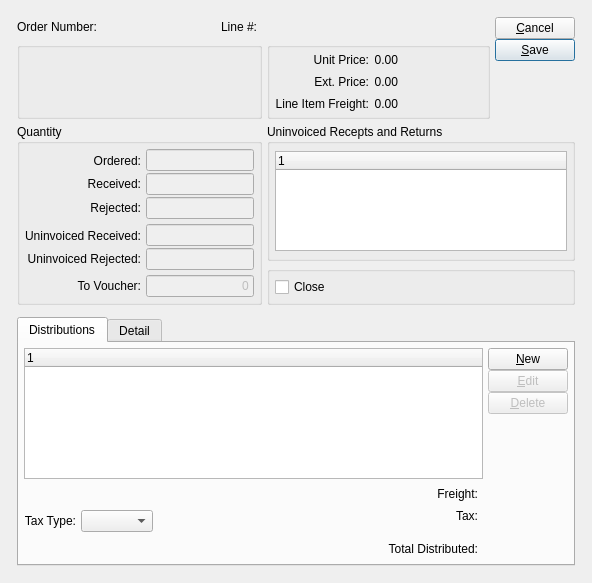
<?xml version="1.0" encoding="UTF-8"?>
<ui version="4.0">
 <comment>This file is part of the xTuple ERP: PostBooks Edition, a free and
open source Enterprise Resource Planning software suite,
Copyright (c) 1999-2010 by OpenMFG LLC, d/b/a xTuple.
It is licensed to you under the Common Public Attribution License
version 1.0, the full text of which (including xTuple-specific Exhibits)
is available at www.xtuple.com/CPAL.  By using this software, you agree
to be bound by its terms.</comment>
 <class>voucherItem</class>
 <widget class="QDialog" name="voucherItem">
  <property name="geometry">
   <rect>
    <x>0</x>
    <y>0</y>
    <width>592</width>
    <height>583</height>
   </rect>
  </property>
  <property name="windowTitle">
   <string>Voucher Item</string>
  </property>
  <layout class="QGridLayout" name="gridLayout_12">
   <item row="0" column="0">
    <layout class="QGridLayout" name="gridLayout_11">
     <property name="margin">
      <number>12</number>
     </property>
     <property name="spacing">
      <number>12</number>
     </property>
     <item row="0" column="0">
      <layout class="QGridLayout" name="gridLayout_10">
       <item row="0" column="0" colspan="2">
        <layout class="QHBoxLayout" name="horizontalLayout">
         <item>
          <widget class="XLabel" name="_poNumberLit">
           <property name="text">
            <string>Order Number:</string>
           </property>
           <property name="alignment">
            <set>Qt::AlignRight|Qt::AlignTrailing|Qt::AlignVCenter</set>
           </property>
          </widget>
         </item>
         <item>
          <widget class="XLabel" name="_poNumber">
           <property name="sizePolicy">
            <sizepolicy hsizetype="Expanding" vsizetype="Preferred">
             <horstretch>0</horstretch>
             <verstretch>0</verstretch>
            </sizepolicy>
           </property>
           <property name="alignment">
            <set>Qt::AlignLeading|Qt::AlignLeft|Qt::AlignVCenter</set>
           </property>
          </widget>
         </item>
         <item>
          <widget class="XLabel" name="_lineNumberLit">
           <property name="text">
            <string>Line #:</string>
           </property>
           <property name="alignment">
            <set>Qt::AlignRight|Qt::AlignTrailing|Qt::AlignVCenter</set>
           </property>
          </widget>
         </item>
         <item>
          <widget class="XLabel" name="_lineNumber">
           <property name="sizePolicy">
            <sizepolicy hsizetype="Expanding" vsizetype="Preferred">
             <horstretch>0</horstretch>
             <verstretch>0</verstretch>
            </sizepolicy>
           </property>
           <property name="alignment">
            <set>Qt::AlignLeading|Qt::AlignLeft|Qt::AlignVCenter</set>
           </property>
          </widget>
         </item>
         <item>
          <spacer name="horizontalSpacer">
           <property name="orientation">
            <enum>Qt::Horizontal</enum>
           </property>
           <property name="sizeHint" stdset="0">
            <size>
             <width>40</width>
             <height>20</height>
            </size>
           </property>
          </spacer>
         </item>
        </layout>
       </item>
       <item row="0" column="2" rowspan="2">
        <layout class="QVBoxLayout">
         <property name="spacing">
          <number>0</number>
         </property>
         <item>
          <layout class="QVBoxLayout">
           <property name="spacing">
            <number>0</number>
           </property>
           <item>
            <widget class="QPushButton" name="_close">
             <property name="text">
              <string>&amp;Cancel</string>
             </property>
            </widget>
           </item>
           <item>
            <widget class="QPushButton" name="_save">
             <property name="text">
              <string>&amp;Save</string>
             </property>
             <property name="autoDefault">
              <bool>true</bool>
             </property>
             <property name="default">
              <bool>true</bool>
             </property>
            </widget>
           </item>
          </layout>
         </item>
         <item>
          <spacer>
           <property name="orientation">
            <enum>Qt::Vertical</enum>
           </property>
           <property name="sizeType">
            <enum>QSizePolicy::Expanding</enum>
           </property>
           <property name="sizeHint" stdset="0">
            <size>
             <width>20</width>
             <height>0</height>
            </size>
           </property>
          </spacer>
         </item>
        </layout>
       </item>
       <item row="1" column="0">
        <widget class="QGroupBox" name="_itemGroup">
         <property name="title">
          <string/>
         </property>
         <layout class="QGridLayout" name="gridLayout_2">
          <item row="0" column="0">
           <widget class="ItemCluster" name="_item">
            <property name="focusPolicy">
             <enum>Qt::StrongFocus</enum>
            </property>
           </widget>
          </item>
          <item row="0" column="1">
           <spacer name="horizontalSpacer_3">
            <property name="orientation">
             <enum>Qt::Horizontal</enum>
            </property>
            <property name="sizeHint" stdset="0">
             <size>
              <width>0</width>
              <height>20</height>
             </size>
            </property>
           </spacer>
          </item>
         </layout>
        </widget>
       </item>
       <item row="1" column="1">
        <widget class="QGroupBox" name="_priceGroup">
         <property name="title">
          <string/>
         </property>
         <layout class="QGridLayout" name="gridLayout_3">
          <item row="0" column="0">
           <widget class="XLabel" name="_unitPriceLit">
            <property name="text">
             <string>Unit Price:</string>
            </property>
            <property name="alignment">
             <set>Qt::AlignRight|Qt::AlignTrailing|Qt::AlignVCenter</set>
            </property>
           </widget>
          </item>
          <item row="0" column="1">
           <widget class="XLabel" name="_unitPrice">
            <property name="text">
             <string>0.00</string>
            </property>
            <property name="alignment">
             <set>Qt::AlignRight|Qt::AlignTrailing|Qt::AlignVCenter</set>
            </property>
           </widget>
          </item>
          <item row="1" column="0">
           <widget class="XLabel" name="_extPriceLit">
            <property name="text">
             <string>Ext. Price:</string>
            </property>
            <property name="alignment">
             <set>Qt::AlignRight|Qt::AlignTrailing|Qt::AlignVCenter</set>
            </property>
           </widget>
          </item>
          <item row="1" column="1">
           <widget class="XLabel" name="_extPrice">
            <property name="text">
             <string>0.00</string>
            </property>
            <property name="alignment">
             <set>Qt::AlignRight|Qt::AlignTrailing|Qt::AlignVCenter</set>
            </property>
           </widget>
          </item>
          <item row="1" column="2">
           <spacer name="horizontalSpacer_4">
            <property name="orientation">
             <enum>Qt::Horizontal</enum>
            </property>
            <property name="sizeHint" stdset="0">
             <size>
              <width>0</width>
              <height>20</height>
             </size>
            </property>
           </spacer>
          </item>
          <item row="2" column="0">
           <widget class="XLabel" name="_lineFreightLit">
            <property name="text">
             <string>Line Item Freight:</string>
            </property>
            <property name="alignment">
             <set>Qt::AlignRight|Qt::AlignTrailing|Qt::AlignVCenter</set>
            </property>
           </widget>
          </item>
          <item row="2" column="1">
           <widget class="XLabel" name="_lineFreight">
            <property name="text">
             <string>0.00</string>
            </property>
            <property name="alignment">
             <set>Qt::AlignRight|Qt::AlignTrailing|Qt::AlignVCenter</set>
            </property>
           </widget>
          </item>
         </layout>
        </widget>
       </item>
       <item row="2" column="0" rowspan="2">
        <widget class="QGroupBox" name="_quantityGroup">
         <property name="title">
          <string>Quantity</string>
         </property>
         <layout class="QGridLayout" name="gridLayout_7">
          <item row="0" column="0">
           <layout class="QGridLayout" name="gridLayout_5">
            <item row="0" column="0">
             <layout class="QVBoxLayout">
              <property name="spacing">
               <number>0</number>
              </property>
              <item>
               <widget class="XLabel" name="_orderedLit">
                <property name="text">
                 <string>Ordered:</string>
                </property>
                <property name="alignment">
                 <set>Qt::AlignRight|Qt::AlignTrailing|Qt::AlignVCenter</set>
                </property>
               </widget>
              </item>
              <item>
               <widget class="XLabel" name="_receivedLit">
                <property name="text">
                 <string>Received:</string>
                </property>
                <property name="alignment">
                 <set>Qt::AlignRight|Qt::AlignTrailing|Qt::AlignVCenter</set>
                </property>
               </widget>
              </item>
              <item>
               <widget class="XLabel" name="_rejectedLit">
                <property name="text">
                 <string>Rejected:</string>
                </property>
                <property name="alignment">
                 <set>Qt::AlignRight|Qt::AlignTrailing|Qt::AlignVCenter</set>
                </property>
               </widget>
              </item>
             </layout>
            </item>
            <item row="0" column="1">
             <layout class="QHBoxLayout">
              <property name="spacing">
               <number>0</number>
              </property>
              <item>
               <layout class="QVBoxLayout">
                <property name="spacing">
                 <number>2</number>
                </property>
                <item>
                 <widget class="XLineEdit" name="_ordered">
                  <property name="enabled">
                   <bool>false</bool>
                  </property>
                  <property name="minimumSize">
                   <size>
                    <width>80</width>
                    <height>0</height>
                   </size>
                  </property>
                  <property name="frame">
                   <bool>true</bool>
                  </property>
                  <property name="alignment">
                   <set>Qt::AlignRight</set>
                  </property>
                 </widget>
                </item>
                <item>
                 <widget class="XLineEdit" name="_received">
                  <property name="enabled">
                   <bool>false</bool>
                  </property>
                  <property name="minimumSize">
                   <size>
                    <width>80</width>
                    <height>0</height>
                   </size>
                  </property>
                  <property name="frame">
                   <bool>true</bool>
                  </property>
                  <property name="alignment">
                   <set>Qt::AlignRight</set>
                  </property>
                 </widget>
                </item>
                <item>
                 <widget class="XLineEdit" name="_rejected">
                  <property name="enabled">
                   <bool>false</bool>
                  </property>
                  <property name="minimumSize">
                   <size>
                    <width>80</width>
                    <height>0</height>
                   </size>
                  </property>
                  <property name="frame">
                   <bool>true</bool>
                  </property>
                  <property name="alignment">
                   <set>Qt::AlignRight</set>
                  </property>
                 </widget>
                </item>
               </layout>
              </item>
              <item>
               <spacer>
                <property name="orientation">
                 <enum>Qt::Horizontal</enum>
                </property>
                <property name="sizeType">
                 <enum>QSizePolicy::Expanding</enum>
                </property>
                <property name="sizeHint" stdset="0">
                 <size>
                  <width>0</width>
                  <height>62</height>
                 </size>
                </property>
               </spacer>
              </item>
             </layout>
            </item>
            <item row="1" column="0">
             <layout class="QVBoxLayout">
              <property name="spacing">
               <number>0</number>
              </property>
              <item>
               <widget class="XLabel" name="_uninvoicedReceivedLit">
                <property name="text">
                 <string>Uninvoiced Received:</string>
                </property>
                <property name="alignment">
                 <set>Qt::AlignRight|Qt::AlignTrailing|Qt::AlignVCenter</set>
                </property>
               </widget>
              </item>
              <item>
               <widget class="XLabel" name="_uninvoicedRejectedLit">
                <property name="text">
                 <string>Uninvoiced Rejected:</string>
                </property>
                <property name="alignment">
                 <set>Qt::AlignRight|Qt::AlignTrailing|Qt::AlignVCenter</set>
                </property>
               </widget>
              </item>
             </layout>
            </item>
            <item row="1" column="1">
             <layout class="QHBoxLayout">
              <property name="spacing">
               <number>0</number>
              </property>
              <item>
               <layout class="QVBoxLayout">
                <property name="spacing">
                 <number>2</number>
                </property>
                <item>
                 <widget class="XLineEdit" name="_uninvoicedReceived">
                  <property name="enabled">
                   <bool>false</bool>
                  </property>
                  <property name="minimumSize">
                   <size>
                    <width>80</width>
                    <height>0</height>
                   </size>
                  </property>
                  <property name="frame">
                   <bool>true</bool>
                  </property>
                  <property name="alignment">
                   <set>Qt::AlignRight</set>
                  </property>
                 </widget>
                </item>
                <item>
                 <widget class="XLineEdit" name="_uninvoicedRejected">
                  <property name="enabled">
                   <bool>false</bool>
                  </property>
                  <property name="minimumSize">
                   <size>
                    <width>80</width>
                    <height>0</height>
                   </size>
                  </property>
                  <property name="frame">
                   <bool>true</bool>
                  </property>
                  <property name="alignment">
                   <set>Qt::AlignRight</set>
                  </property>
                 </widget>
                </item>
               </layout>
              </item>
              <item>
               <spacer>
                <property name="orientation">
                 <enum>Qt::Horizontal</enum>
                </property>
                <property name="sizeType">
                 <enum>QSizePolicy::Expanding</enum>
                </property>
                <property name="sizeHint" stdset="0">
                 <size>
                  <width>0</width>
                  <height>42</height>
                 </size>
                </property>
               </spacer>
              </item>
             </layout>
            </item>
            <item row="2" column="0">
             <widget class="XLabel" name="_toVoucherLit">
              <property name="text">
               <string>To Voucher:</string>
              </property>
              <property name="alignment">
               <set>Qt::AlignRight|Qt::AlignTrailing|Qt::AlignVCenter</set>
              </property>
             </widget>
            </item>
            <item row="2" column="1">
             <layout class="QHBoxLayout">
              <property name="spacing">
               <number>0</number>
              </property>
              <item>
               <widget class="XLineEdit" name="_qtyToVoucher">
                <property name="enabled">
                 <bool>false</bool>
                </property>
                <property name="sizePolicy">
                 <sizepolicy hsizetype="Preferred" vsizetype="Fixed">
                  <horstretch>0</horstretch>
                  <verstretch>0</verstretch>
                 </sizepolicy>
                </property>
                <property name="text">
                 <string>0</string>
                </property>
                <property name="alignment">
                 <set>Qt::AlignRight</set>
                </property>
                <property name="readOnly">
                 <bool>true</bool>
                </property>
               </widget>
              </item>
              <item>
               <spacer>
                <property name="orientation">
                 <enum>Qt::Horizontal</enum>
                </property>
                <property name="sizeType">
                 <enum>QSizePolicy::Expanding</enum>
                </property>
                <property name="sizeHint" stdset="0">
                 <size>
                  <width>0</width>
                  <height>10</height>
                 </size>
                </property>
               </spacer>
              </item>
             </layout>
            </item>
           </layout>
          </item>
         </layout>
         <zorder></zorder>
        </widget>
       </item>
       <item row="2" column="1" colspan="2">
        <widget class="QGroupBox" name="_uninvoicedGroup">
         <property name="title">
          <string>Uninvoiced Recepts and Returns</string>
         </property>
         <layout class="QGridLayout" name="gridLayout_4">
          <item row="0" column="0">
           <widget class="XTreeWidget" name="_uninvoiced">
            <property name="maximumSize">
             <size>
              <width>16777215</width>
              <height>100</height>
             </size>
            </property>
           </widget>
          </item>
         </layout>
        </widget>
       </item>
       <item row="3" column="1" colspan="2">
        <widget class="QGroupBox" name="groupBox_2">
         <property name="title">
          <string/>
         </property>
         <layout class="QGridLayout" name="gridLayout_9">
          <item row="0" column="0">
           <layout class="QHBoxLayout">
            <property name="spacing">
             <number>0</number>
            </property>
            <item>
             <widget class="QCheckBox" name="_closePoitem">
              <property name="text">
               <string>Close</string>
              </property>
             </widget>
            </item>
            <item>
             <spacer>
              <property name="orientation">
               <enum>Qt::Horizontal</enum>
              </property>
              <property name="sizeType">
               <enum>QSizePolicy::Expanding</enum>
              </property>
              <property name="sizeHint" stdset="0">
               <size>
                <width>0</width>
                <height>16</height>
               </size>
              </property>
             </spacer>
            </item>
           </layout>
          </item>
         </layout>
        </widget>
       </item>
      </layout>
     </item>
     <item row="1" column="0">
      <widget class="QTabWidget" name="_tab">
       <property name="sizePolicy">
        <sizepolicy hsizetype="Expanding" vsizetype="Expanding">
         <horstretch>0</horstretch>
         <verstretch>1</verstretch>
        </sizepolicy>
       </property>
       <property name="currentIndex">
        <number>0</number>
       </property>
       <widget class="QWidget" name="_distTab">
        <attribute name="title">
         <string>Distributions</string>
        </attribute>
        <layout class="QGridLayout" name="gridLayout_13">
         <item row="0" column="0">
          <layout class="QVBoxLayout" name="verticalLayout">
           <item>
            <layout class="QGridLayout" name="gridLayout_8">
             <item row="0" column="0">
              <widget class="XTreeWidget" name="_vodist">
               <property name="sizePolicy">
                <sizepolicy hsizetype="Expanding" vsizetype="Expanding">
                 <horstretch>0</horstretch>
                 <verstretch>1</verstretch>
                </sizepolicy>
               </property>
               <property name="maximumSize">
                <size>
                 <width>16777215</width>
                 <height>150</height>
                </size>
               </property>
              </widget>
             </item>
             <item row="0" column="1">
              <layout class="QVBoxLayout">
               <property name="spacing">
                <number>0</number>
               </property>
               <item>
                <layout class="QVBoxLayout">
                 <property name="spacing">
                  <number>0</number>
                 </property>
                 <item>
                  <widget class="QPushButton" name="_new">
                   <property name="text">
                    <string>&amp;New</string>
                   </property>
                  </widget>
                 </item>
                 <item>
                  <widget class="QPushButton" name="_edit">
                   <property name="enabled">
                    <bool>false</bool>
                   </property>
                   <property name="text">
                    <string>&amp;Edit</string>
                   </property>
                  </widget>
                 </item>
                 <item>
                  <widget class="QPushButton" name="_delete">
                   <property name="enabled">
                    <bool>false</bool>
                   </property>
                   <property name="text">
                    <string>&amp;Delete</string>
                   </property>
                  </widget>
                 </item>
                </layout>
               </item>
               <item>
                <spacer>
                 <property name="orientation">
                  <enum>Qt::Vertical</enum>
                 </property>
                 <property name="sizeType">
                  <enum>QSizePolicy::Expanding</enum>
                 </property>
                 <property name="sizeHint" stdset="0">
                  <size>
                   <width>20</width>
                   <height>0</height>
                  </size>
                 </property>
                </spacer>
               </item>
              </layout>
             </item>
             <item row="1" column="0">
              <layout class="QGridLayout" name="gridLayout">
               <item row="0" column="0">
                <spacer name="horizontalSpacer_5">
                 <property name="orientation">
                  <enum>Qt::Horizontal</enum>
                 </property>
                 <property name="sizeHint" stdset="0">
                  <size>
                   <width>0</width>
                   <height>20</height>
                  </size>
                 </property>
                </spacer>
               </item>
               <item row="0" column="2">
                <widget class="CurrCluster" name="_freightToVoucher">
                 <property name="format">
                  <enum>CurrDisplay::Money</enum>
                 </property>
                </widget>
               </item>
               <item row="1" column="0">
                <layout class="QHBoxLayout" name="horizontalLayout_2">
                 <item>
                  <widget class="QLabel" name="_taxtypeLit">
                   <property name="minimumSize">
                    <size>
                     <width>0</width>
                     <height>24</height>
                    </size>
                   </property>
                   <property name="text">
                    <string>Tax Type:</string>
                   </property>
                   <property name="alignment">
                    <set>Qt::AlignRight|Qt::AlignTrailing|Qt::AlignVCenter</set>
                   </property>
                  </widget>
                 </item>
                 <item>
                  <widget class="XComboBox" name="_taxtype">
                   <property name="enabled">
                    <bool>true</bool>
                   </property>
                   <property name="allowNull">
                    <bool>true</bool>
                   </property>
                   <property name="nullStr">
                    <string>None</string>
                   </property>
                   <property name="type">
                    <enum>XComboBox::TaxTypes</enum>
                   </property>
                  </widget>
                 </item>
                 <item>
                  <spacer>
                   <property name="orientation">
                    <enum>Qt::Horizontal</enum>
                   </property>
                   <property name="sizeHint" stdset="0">
                    <size>
                     <width>88</width>
                     <height>14</height>
                    </size>
                   </property>
                  </spacer>
                 </item>
                </layout>
               </item>
               <item row="1" column="1">
                <widget class="XURLLabel" name="_taxLit">
                 <property name="text">
                  <string>Tax:</string>
                 </property>
                 <property name="alignment">
                  <set>Qt::AlignRight|Qt::AlignTop|Qt::AlignTrailing</set>
                 </property>
                 <property name="margin">
                  <number>5</number>
                 </property>
                </widget>
               </item>
               <item row="1" column="2">
                <widget class="CurrCluster" name="_tax">
                 <property name="format">
                  <enum>CurrDisplay::SalesPrice</enum>
                 </property>
                 <property name="enabled">
                  <bool>false</bool>
                 </property>
                </widget>
               </item>
               <item row="2" column="0">
                <spacer name="horizontalSpacer_6">
                 <property name="orientation">
                  <enum>Qt::Horizontal</enum>
                 </property>
                 <property name="sizeHint" stdset="0">
                  <size>
                   <width>258</width>
                   <height>21</height>
                  </size>
                 </property>
                </spacer>
               </item>
               <item row="2" column="1">
                <widget class="XLabel" name="_totalDistributedLit">
                 <property name="sizePolicy">
                  <sizepolicy hsizetype="Expanding" vsizetype="Preferred">
                   <horstretch>0</horstretch>
                   <verstretch>0</verstretch>
                  </sizepolicy>
                 </property>
                 <property name="text">
                  <string>Total Distributed:</string>
                 </property>
                 <property name="alignment">
                  <set>Qt::AlignRight|Qt::AlignTrailing|Qt::AlignVCenter</set>
                 </property>
                </widget>
               </item>
               <item row="2" column="2">
                <widget class="CurrDisplay" name="_totalDistributed">
                 <property name="focusPolicy">
                  <enum>Qt::StrongFocus</enum>
                 </property>
                </widget>
               </item>
               <item row="0" column="1">
                <widget class="XLabel" name="_freightToVoucherLit">
                 <property name="text">
                  <string>Freight:</string>
                 </property>
                 <property name="alignment">
                  <set>Qt::AlignRight|Qt::AlignTrailing|Qt::AlignVCenter</set>
                 </property>
                </widget>
               </item>
              </layout>
             </item>
            </layout>
           </item>
           <item>
            <spacer name="verticalSpacer">
             <property name="orientation">
              <enum>Qt::Vertical</enum>
             </property>
             <property name="sizeHint" stdset="0">
              <size>
               <width>20</width>
               <height>0</height>
              </size>
             </property>
            </spacer>
           </item>
          </layout>
         </item>
        </layout>
       </widget>
       <widget class="QWidget" name="_detailTab">
        <attribute name="title">
         <string>Detail</string>
        </attribute>
        <layout class="QGridLayout" name="gridLayout_6">
         <item row="0" column="0">
          <layout class="QGridLayout">
           <item row="1" column="0">
            <widget class="XLabel" name="_vendItemNumberLit">
             <property name="text">
              <string>Vend. Item Number:</string>
             </property>
             <property name="alignment">
              <set>Qt::AlignRight|Qt::AlignTrailing|Qt::AlignVCenter</set>
             </property>
            </widget>
           </item>
           <item row="1" column="1">
            <layout class="QHBoxLayout">
             <property name="spacing">
              <number>0</number>
             </property>
             <item>
              <layout class="QHBoxLayout">
               <property name="spacing">
                <number>5</number>
               </property>
               <item>
                <widget class="XLabel" name="_vendItemNumber">
                 <property name="sizePolicy">
                  <sizepolicy hsizetype="Expanding" vsizetype="Preferred">
                   <horstretch>0</horstretch>
                   <verstretch>0</verstretch>
                  </sizepolicy>
                 </property>
                </widget>
               </item>
               <item>
                <widget class="XLabel" name="_vendUOMLit">
                 <property name="text">
                  <string>UOM:</string>
                 </property>
                </widget>
               </item>
               <item>
                <widget class="XLabel" name="_vendUOM">
                 <property name="minimumSize">
                  <size>
                   <width>40</width>
                   <height>0</height>
                  </size>
                 </property>
                </widget>
               </item>
              </layout>
             </item>
             <item>
              <spacer>
               <property name="orientation">
                <enum>Qt::Horizontal</enum>
               </property>
               <property name="sizeType">
                <enum>QSizePolicy::Expanding</enum>
               </property>
               <property name="sizeHint" stdset="0">
                <size>
                 <width>20</width>
                 <height>20</height>
                </size>
               </property>
              </spacer>
             </item>
            </layout>
           </item>
           <item row="2" column="0">
            <layout class="QVBoxLayout">
             <property name="spacing">
              <number>0</number>
             </property>
             <item>
              <widget class="XLabel" name="_vendItemDescripLit">
               <property name="sizePolicy">
                <sizepolicy hsizetype="Preferred" vsizetype="Fixed">
                 <horstretch>0</horstretch>
                 <verstretch>0</verstretch>
                </sizepolicy>
               </property>
               <property name="text">
                <string>Vend. Item Descrip.:</string>
               </property>
               <property name="alignment">
                <set>Qt::AlignRight|Qt::AlignTrailing|Qt::AlignVCenter</set>
               </property>
              </widget>
             </item>
             <item>
              <spacer>
               <property name="orientation">
                <enum>Qt::Vertical</enum>
               </property>
               <property name="sizeType">
                <enum>QSizePolicy::Expanding</enum>
               </property>
               <property name="sizeHint" stdset="0">
                <size>
                 <width>20</width>
                 <height>59</height>
                </size>
               </property>
              </spacer>
             </item>
            </layout>
           </item>
           <item row="2" column="1">
            <widget class="QTextEdit" name="_vendDescription">
             <property name="sizePolicy">
              <sizepolicy hsizetype="Expanding" vsizetype="Expanding">
               <horstretch>0</horstretch>
               <verstretch>0</verstretch>
              </sizepolicy>
             </property>
             <property name="readOnly">
              <bool>true</bool>
             </property>
            </widget>
           </item>
           <item row="0" column="0">
            <widget class="XLabel" name="_dueDateLit">
             <property name="text">
              <string>Due Date:</string>
             </property>
             <property name="alignment">
              <set>Qt::AlignRight|Qt::AlignTrailing|Qt::AlignVCenter</set>
             </property>
            </widget>
           </item>
           <item row="0" column="1">
            <layout class="QHBoxLayout">
             <property name="spacing">
              <number>0</number>
             </property>
             <item>
              <widget class="DLineEdit" name="_dueDate">
               <property name="enabled">
                <bool>false</bool>
               </property>
              </widget>
             </item>
             <item>
              <spacer>
               <property name="orientation">
                <enum>Qt::Horizontal</enum>
               </property>
               <property name="sizeType">
                <enum>QSizePolicy::Expanding</enum>
               </property>
               <property name="sizeHint" stdset="0">
                <size>
                 <width>0</width>
                 <height>10</height>
                </size>
               </property>
              </spacer>
             </item>
            </layout>
           </item>
          </layout>
         </item>
        </layout>
       </widget>
      </widget>
     </item>
    </layout>
   </item>
  </layout>
 </widget>
 <layoutdefault spacing="5" margin="5"/>
 <pixmapfunction>qPixmapFromMimeSource</pixmapfunction>
 <customwidgets>
  <customwidget>
   <class>CurrCluster</class>
   <extends>CurrDisplay</extends>
   <header>currcluster.h</header>
  </customwidget>
  <customwidget>
   <class>CurrDisplay</class>
   <extends>QWidget</extends>
   <header>currcluster.h</header>
  </customwidget>
  <customwidget>
   <class>DLineEdit</class>
   <extends>QWidget</extends>
   <header>datecluster.h</header>
   <container>1</container>
  </customwidget>
  <customwidget>
   <class>ItemCluster</class>
   <extends>QWidget</extends>
   <header>itemcluster.h</header>
   <container>1</container>
  </customwidget>
  <customwidget>
   <class>XComboBox</class>
   <extends>QComboBox</extends>
   <header>xcombobox.h</header>
  </customwidget>
  <customwidget>
   <class>XLabel</class>
   <extends>QLabel</extends>
   <header>xlabel.h</header>
  </customwidget>
  <customwidget>
   <class>XLineEdit</class>
   <extends>QLineEdit</extends>
   <header>xlineedit.h</header>
   <container>1</container>
  </customwidget>
  <customwidget>
   <class>XTreeWidget</class>
   <extends>QTreeWidget</extends>
   <header>xtreewidget.h</header>
   <container>1</container>
  </customwidget>
  <customwidget>
   <class>XURLLabel</class>
   <extends>QLabel</extends>
   <header>xurllabel.h</header>
  </customwidget>
 </customwidgets>
 <tabstops>
  <tabstop>_item</tabstop>
  <tabstop>_vendDescription</tabstop>
  <tabstop>_dueDate</tabstop>
  <tabstop>_ordered</tabstop>
  <tabstop>_received</tabstop>
  <tabstop>_rejected</tabstop>
  <tabstop>_uninvoicedReceived</tabstop>
  <tabstop>_uninvoicedRejected</tabstop>
  <tabstop>_qtyToVoucher</tabstop>
  <tabstop>_freightToVoucher</tabstop>
  <tabstop>_uninvoiced</tabstop>
  <tabstop>_closePoitem</tabstop>
  <tabstop>_vodist</tabstop>
  <tabstop>_new</tabstop>
  <tabstop>_edit</tabstop>
  <tabstop>_delete</tabstop>
  <tabstop>_totalDistributed</tabstop>
  <tabstop>_save</tabstop>
  <tabstop>_close</tabstop>
 </tabstops>
 <resources/>
 <connections>
  <connection>
   <sender>_vodist</sender>
   <signal>valid(bool)</signal>
   <receiver>_delete</receiver>
   <slot>setEnabled(bool)</slot>
   <hints>
    <hint type="sourcelabel">
     <x>20</x>
     <y>20</y>
    </hint>
    <hint type="destinationlabel">
     <x>20</x>
     <y>20</y>
    </hint>
   </hints>
  </connection>
  <connection>
   <sender>_vodist</sender>
   <signal>valid(bool)</signal>
   <receiver>_edit</receiver>
   <slot>setEnabled(bool)</slot>
   <hints>
    <hint type="sourcelabel">
     <x>20</x>
     <y>20</y>
    </hint>
    <hint type="destinationlabel">
     <x>20</x>
     <y>20</y>
    </hint>
   </hints>
  </connection>
  <connection>
   <sender>_vodist</sender>
   <signal>itemSelected(int)</signal>
   <receiver>_edit</receiver>
   <slot>animateClick()</slot>
   <hints>
    <hint type="sourcelabel">
     <x>20</x>
     <y>20</y>
    </hint>
    <hint type="destinationlabel">
     <x>20</x>
     <y>20</y>
    </hint>
   </hints>
  </connection>
  <connection>
   <sender>_freightToVoucher</sender>
   <signal>idChanged(int)</signal>
   <receiver>_totalDistributed</receiver>
   <slot>setId(int)</slot>
   <hints>
    <hint type="sourcelabel">
     <x>20</x>
     <y>20</y>
    </hint>
    <hint type="destinationlabel">
     <x>20</x>
     <y>20</y>
    </hint>
   </hints>
  </connection>
  <connection>
   <sender>_freightToVoucher</sender>
   <signal>effectiveChanged(QDate)</signal>
   <receiver>_totalDistributed</receiver>
   <slot>setEffective(QDate)</slot>
   <hints>
    <hint type="sourcelabel">
     <x>20</x>
     <y>20</y>
    </hint>
    <hint type="destinationlabel">
     <x>20</x>
     <y>20</y>
    </hint>
   </hints>
  </connection>
  <connection>
   <sender>_close</sender>
   <signal>clicked()</signal>
   <receiver>voucherItem</receiver>
   <slot>reject()</slot>
   <hints>
    <hint type="sourcelabel">
     <x>20</x>
     <y>20</y>
    </hint>
    <hint type="destinationlabel">
     <x>20</x>
     <y>20</y>
    </hint>
   </hints>
  </connection>
 </connections>
</ui>
